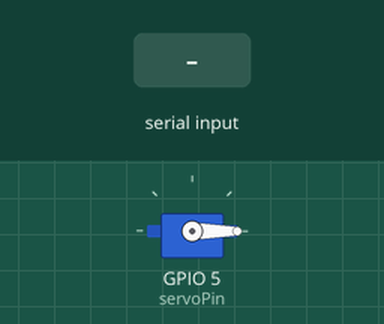
Recording of a sketch running on a simulated ESP32. Shown: servo. The inputs (shaded band) are chosen by the test bench. What the sketch prints to the serial monitor is not drawn.

Above: at 1.2 s.
1.3 s: "90,45\n" received over Serial
At 2.3 s:
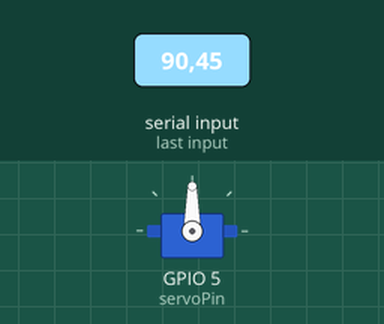
2.8 s: "30,150\n" received over Serial
At 3.5 s:
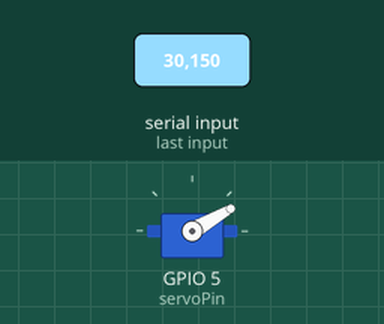
4.3 s: "90\n" received over Serial
At 5.8 s:
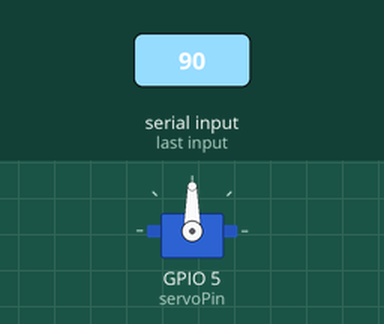
Timing chart, 0 to 7.3 s (numbered marks = the images above; inputs shaded):
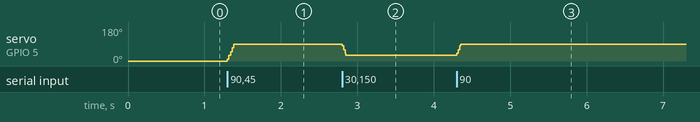

The sketch:

unloading_check.ino
```cpp
#include <ESP32Servo.h>

Servo myServo;
int servoPin = 5;
int currentAngle = 0;  // 초기 서보 위치를 90도로 설정

void setup() {
  Serial.begin(115200);
  myServo.attach(servoPin);
  myServo.write(currentAngle);  // 초기 위치 설정
  Serial.println("서보 제어 시작 (0~180 입력)");
}

void loop() {
  if (Serial.available()) {
    String input = Serial.readStringUntil('\n');
    input.trim();

    if (input.length() > 0) {
      int targetAngle = input.toInt();

      if (targetAngle >= 0 && targetAngle <= 180) {
        Serial.print("서보 각도 이동: ");
        Serial.print(currentAngle);
        Serial.print(" → ");
        Serial.println(targetAngle);

        // 10도씩 천천히 이동
        while (currentAngle != targetAngle) {
          if (currentAngle < targetAngle) {
            currentAngle += 10;
            if (currentAngle > targetAngle) currentAngle = targetAngle;
          } else {
            currentAngle -= 10;
            if (currentAngle < targetAngle) currentAngle = targetAngle;
          }

          myServo.write(currentAngle);
          delay(10);  // 이동 속도 조절 (200ms 간격)
        }

        Serial.println("✅ 이동 완료");
      } else {
        Serial.println("⚠️ 유효한 각도를 입력하세요 (0~180)");
      }
    }
  }
}
```

Measured:
- after the input at 1.3 s, servo on GPIO 5 (servoPin): 0° → 90° at once
- after the input at 2.8 s, servo on GPIO 5 (servoPin): 90° → 30° at once
- after the input at 4.3 s, servo on GPIO 5 (servoPin): 30° → 90° at once
